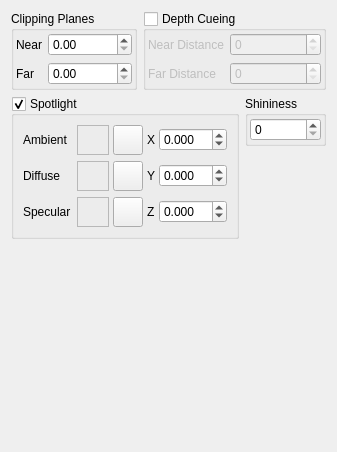
         <widget class="QWidget" name="QualitySubTab">
          <attribute name="title">
           <string>Rendering</string>
          </attribute>
          <layout class="QVBoxLayout" name="verticalLayout_18">
           <item>
            <layout class="QHBoxLayout" name="horizontalLayout_11">
             <item>
              <widget class="QGroupBox" name="ClipPlaneGroup_2">
               <property name="title">
                <string>Clipping Planes</string>
               </property>
               <property name="checkable">
                <bool>false</bool>
               </property>
               <layout class="QHBoxLayout" name="_28">
                <property name="spacing">
                 <number>4</number>
                </property>
                <property name="margin">
                 <number>2</number>
                </property>
                <item>
                 <layout class="QGridLayout" name="_29">
                  <property name="margin">
                   <number>0</number>
                  </property>
                  <property name="spacing">
                   <number>6</number>
                  </property>
                  <item row="0" column="0">
                   <widget class="QLabel" name="label_56">
                    <property name="text">
                     <string>Near</string>
                    </property>
                   </widget>
                  </item>
                  <item row="1" column="0">
                   <widget class="QLabel" name="label_57">
                    <property name="text">
                     <string>Far</string>
                    </property>
                   </widget>
                  </item>
                  <item row="1" column="1">
                   <widget class="QDoubleSpinBox" name="FarClipSpin">
                    <property name="maximum">
                     <double>100000000.000000000000000</double>
                    </property>
                   </widget>
                  </item>
                  <item row="0" column="1">
                   <widget class="QDoubleSpinBox" name="NearClipSpin"/>
                  </item>
                 </layout>
                </item>
               </layout>
              </widget>
             </item>
             <item>
              <widget class="QGroupBox" name="DepthCueGroup">
               <property name="title">
                <string>Depth Cueing</string>
               </property>
               <property name="checkable">
                <bool>true</bool>
               </property>
               <property name="checked">
                <bool>false</bool>
               </property>
               <layout class="QHBoxLayout" name="_26">
                <property name="spacing">
                 <number>4</number>
                </property>
                <property name="margin">
                 <number>2</number>
                </property>
                <item>
                 <layout class="QGridLayout" name="_27">
                  <property name="margin">
                   <number>0</number>
                  </property>
                  <property name="spacing">
                   <number>6</number>
                  </property>
                  <item row="0" column="0">
                   <widget class="QLabel" name="label_54">
                    <property name="sizePolicy">
                     <sizepolicy hsizetype="Minimum" vsizetype="Preferred">
                      <horstretch>0</horstretch>
                      <verstretch>0</verstretch>
                     </sizepolicy>
                    </property>
                    <property name="text">
                     <string>Near Distance</string>
                    </property>
                   </widget>
                  </item>
                  <item row="1" column="0">
                   <widget class="QLabel" name="label_55">
                    <property name="sizePolicy">
                     <sizepolicy hsizetype="Minimum" vsizetype="Preferred">
                      <horstretch>0</horstretch>
                      <verstretch>0</verstretch>
                     </sizepolicy>
                    </property>
                    <property name="text">
                     <string>Far Distance</string>
                    </property>
                   </widget>
                  </item>
                  <item row="0" column="1">
                   <widget class="QSpinBox" name="NearDepthSpin">
                    <property name="sizePolicy">
                     <sizepolicy hsizetype="MinimumExpanding" vsizetype="Fixed">
                      <horstretch>0</horstretch>
                      <verstretch>0</verstretch>
                     </sizepolicy>
                    </property>
                    <property name="maximum">
                     <number>100000000</number>
                    </property>
                   </widget>
                  </item>
                  <item row="1" column="1">
                   <widget class="QSpinBox" name="FarDepthSpin">
                    <property name="sizePolicy">
                     <sizepolicy hsizetype="MinimumExpanding" vsizetype="Fixed">
                      <horstretch>0</horstretch>
                      <verstretch>0</verstretch>
                     </sizepolicy>
                    </property>
                    <property name="maximum">
                     <number>100000000</number>
                    </property>
                   </widget>
                  </item>
                 </layout>
                </item>
               </layout>
              </widget>
             </item>
            </layout>
           </item>
           <item>
            <layout class="QHBoxLayout" name="horizontalLayout_13">
             <item>
              <widget class="QGroupBox" name="SpotlightGroup">
               <property name="title">
                <string>Spotlight</string>
               </property>
               <property name="checkable">
                <bool>true</bool>
               </property>
               <property name="checked">
                <bool>true</bool>
               </property>
               <layout class="QVBoxLayout" name="verticalLayout_15">
                <item>
                 <layout class="QGridLayout" name="gridLayout_6">
                  <item row="0" column="0">
                   <widget class="QLabel" name="label_10">
                    <property name="text">
                     <string>Ambient</string>
                    </property>
                   </widget>
                  </item>
                  <item row="0" column="1">
                   <layout class="QHBoxLayout" name="_8">
                    <property name="spacing">
                     <number>4</number>
                    </property>
                    <property name="margin">
                     <number>0</number>
                    </property>
                    <item>
                     <widget class="TColourFrame" name="SpotlightAmbientColourFrame">
                      <property name="sizePolicy">
                       <sizepolicy hsizetype="Preferred" vsizetype="Minimum">
                        <horstretch>0</horstretch>
                        <verstretch>0</verstretch>
                       </sizepolicy>
                      </property>
                      <property name="minimumSize">
                       <size>
                        <width>32</width>
                        <height>0</height>
                       </size>
                      </property>
                      <property name="frameShape">
                       <enum>QFrame::StyledPanel</enum>
                      </property>
                      <property name="frameShadow">
                       <enum>QFrame::Raised</enum>
                      </property>
                     </widget>
                    </item>
                    <item>
                     <widget class="QPushButton" name="SpotlightAmbientColourButton">
                      <property name="sizePolicy">
                       <sizepolicy hsizetype="Preferred" vsizetype="Preferred">
                        <horstretch>0</horstretch>
                        <verstretch>0</verstretch>
                       </sizepolicy>
                      </property>
                      <property name="minimumSize">
                       <size>
                        <width>30</width>
                        <height>30</height>
                       </size>
                      </property>
                      <property name="maximumSize">
                       <size>
                        <width>30</width>
                        <height>30</height>
                       </size>
                      </property>
                      <property name="text">
                       <string/>
                      </property>
                      <property name="icon">
                       <iconset resource="icons.qrc">
                        <normaloff>:/basic/icons/basic_colour.svg</normaloff>:/basic/icons/basic_colour.svg</iconset>
                      </property>
                      <property name="autoDefault">
                       <bool>false</bool>
                      </property>
                     </widget>
                    </item>
                    <item>
                     <widget class="QLabel" name="label_22">
                      <property name="sizePolicy">
                       <sizepolicy hsizetype="Minimum" vsizetype="Preferred">
                        <horstretch>0</horstretch>
                        <verstretch>0</verstretch>
                       </sizepolicy>
                      </property>
                      <property name="text">
                       <string>X</string>
                      </property>
                     </widget>
                    </item>
                    <item>
                     <widget class="QDoubleSpinBox" name="SpotlightPositionXSpin">
                      <property name="sizePolicy">
                       <sizepolicy hsizetype="Expanding" vsizetype="Fixed">
                        <horstretch>0</horstretch>
                        <verstretch>0</verstretch>
                       </sizepolicy>
                      </property>
                      <property name="decimals">
                       <number>3</number>
                      </property>
                      <property name="minimum">
                       <double>-10.000000000000000</double>
                      </property>
                      <property name="maximum">
                       <double>10.000000000000000</double>
                      </property>
                      <property name="singleStep">
                       <double>0.200000000000000</double>
                      </property>
                     </widget>
                    </item>
                   </layout>
                  </item>
                  <item row="1" column="0">
                   <widget class="QLabel" name="label_11">
                    <property name="text">
                     <string>Diffuse</string>
                    </property>
                   </widget>
                  </item>
                  <item row="1" column="1">
                   <layout class="QHBoxLayout" name="_10">
                    <property name="spacing">
                     <number>4</number>
                    </property>
                    <property name="margin">
                     <number>0</number>
                    </property>
                    <item>
                     <widget class="TColourFrame" name="SpotlightDiffuseColourFrame">
                      <property name="sizePolicy">
                       <sizepolicy hsizetype="Preferred" vsizetype="Minimum">
                        <horstretch>0</horstretch>
                        <verstretch>0</verstretch>
                       </sizepolicy>
                      </property>
                      <property name="minimumSize">
                       <size>
                        <width>32</width>
                        <height>0</height>
                       </size>
                      </property>
                      <property name="frameShape">
                       <enum>QFrame::StyledPanel</enum>
                      </property>
                      <property name="frameShadow">
                       <enum>QFrame::Raised</enum>
                      </property>
                     </widget>
                    </item>
                    <item>
                     <widget class="QPushButton" name="SpotlightDiffuseColourButton">
                      <property name="sizePolicy">
                       <sizepolicy hsizetype="Preferred" vsizetype="Preferred">
                        <horstretch>0</horstretch>
                        <verstretch>0</verstretch>
                       </sizepolicy>
                      </property>
                      <property name="minimumSize">
                       <size>
                        <width>30</width>
                        <height>30</height>
                       </size>
                      </property>
                      <property name="maximumSize">
                       <size>
                        <width>30</width>
                        <height>30</height>
                       </size>
                      </property>
                      <property name="text">
                       <string/>
                      </property>
                      <property name="icon">
                       <iconset resource="icons.qrc">
                        <normaloff>:/basic/icons/basic_colour.svg</normaloff>:/basic/icons/basic_colour.svg</iconset>
                      </property>
                      <property name="autoDefault">
                       <bool>false</bool>
                      </property>
                     </widget>
                    </item>
                    <item>
                     <widget class="QLabel" name="label_21">
                      <property name="sizePolicy">
                       <sizepolicy hsizetype="Minimum" vsizetype="Preferred">
                        <horstretch>0</horstretch>
                        <verstretch>0</verstretch>
                       </sizepolicy>
                      </property>
                      <property name="text">
                       <string>Y</string>
                      </property>
                     </widget>
                    </item>
                    <item>
                     <widget class="QDoubleSpinBox" name="SpotlightPositionYSpin">
                      <property name="sizePolicy">
                       <sizepolicy hsizetype="Expanding" vsizetype="Fixed">
                        <horstretch>0</horstretch>
                        <verstretch>0</verstretch>
                       </sizepolicy>
                      </property>
                      <property name="decimals">
                       <number>3</number>
                      </property>
                      <property name="minimum">
                       <double>-10.000000000000000</double>
                      </property>
                      <property name="maximum">
                       <double>10.000000000000000</double>
                      </property>
                      <property name="singleStep">
                       <double>0.200000000000000</double>
                      </property>
                     </widget>
                    </item>
                   </layout>
                  </item>
                  <item row="2" column="0">
                   <widget class="QLabel" name="label_12">
                    <property name="text">
                     <string>Specular</string>
                    </property>
                   </widget>
                  </item>
                  <item row="2" column="1">
                   <layout class="QHBoxLayout" name="_12">
                    <property name="spacing">
                     <number>4</number>
                    </property>
                    <property name="margin">
                     <number>0</number>
                    </property>
                    <item>
                     <widget class="TColourFrame" name="SpotlightSpecularColourFrame">
                      <property name="sizePolicy">
                       <sizepolicy hsizetype="Preferred" vsizetype="Minimum">
                        <horstretch>0</horstretch>
                        <verstretch>0</verstretch>
                       </sizepolicy>
                      </property>
                      <property name="minimumSize">
                       <size>
                        <width>32</width>
                        <height>0</height>
                       </size>
                      </property>
                      <property name="frameShape">
                       <enum>QFrame::StyledPanel</enum>
                      </property>
                      <property name="frameShadow">
                       <enum>QFrame::Raised</enum>
                      </property>
                     </widget>
                    </item>
                    <item>
                     <widget class="QPushButton" name="SpotlightSpecularColourButton">
                      <property name="sizePolicy">
                       <sizepolicy hsizetype="Preferred" vsizetype="Preferred">
                        <horstretch>0</horstretch>
                        <verstretch>0</verstretch>
                       </sizepolicy>
                      </property>
                      <property name="minimumSize">
                       <size>
                        <width>30</width>
                        <height>30</height>
                       </size>
                      </property>
                      <property name="maximumSize">
                       <size>
                        <width>30</width>
                        <height>30</height>
                       </size>
                      </property>
                      <property name="text">
                       <string/>
                      </property>
                      <property name="icon">
                       <iconset resource="icons.qrc">
                        <normaloff>:/basic/icons/basic_colour.svg</normaloff>:/basic/icons/basic_colour.svg</iconset>
                      </property>
                      <property name="autoDefault">
                       <bool>false</bool>
                      </property>
                     </widget>
                    </item>
                    <item>
                     <widget class="QLabel" name="label_20">
                      <property name="sizePolicy">
                       <sizepolicy hsizetype="Minimum" vsizetype="Preferred">
                        <horstretch>0</horstretch>
                        <verstretch>0</verstretch>
                       </sizepolicy>
                      </property>
                      <property name="text">
                       <string>Z</string>
                      </property>
                     </widget>
                    </item>
                    <item>
                     <widget class="QDoubleSpinBox" name="SpotlightPositionZSpin">
                      <property name="sizePolicy">
                       <sizepolicy hsizetype="Expanding" vsizetype="Fixed">
                        <horstretch>0</horstretch>
                        <verstretch>0</verstretch>
                       </sizepolicy>
                      </property>
                      <property name="decimals">
                       <number>3</number>
                      </property>
                      <property name="minimum">
                       <double>-10.000000000000000</double>
                      </property>
                      <property name="maximum">
                       <double>10.000000000000000</double>
                      </property>
                      <property name="singleStep">
                       <double>0.200000000000000</double>
                      </property>
                     </widget>
                    </item>
                   </layout>
                  </item>
                 </layout>
                </item>
               </layout>
              </widget>
             </item>
             <item>
              <layout class="QVBoxLayout" name="verticalLayout_16">
               <item>
                <widget class="QGroupBox" name="ObjectShininessGroup">
                 <property name="title">
                  <string>Shininess</string>
                 </property>
                 <layout class="QHBoxLayout" name="_17">
                  <property name="spacing">
                   <number>4</number>
                  </property>
                  <property name="margin">
                   <number>2</number>
                  </property>
                  <item>
                   <widget class="QSpinBox" name="ShininessSpin">
                    <property name="maximum">
                     <number>127</number>
                    </property>
                   </widget>
                  </item>
                 </layout>
                </widget>
               </item>
               <item>
                <spacer name="verticalSpacer_3">
                 <property name="orientation">
                  <enum>Qt::Vertical</enum>
                 </property>
                 <property name="sizeHint" stdset="0">
                  <size>
                   <width>20</width>
                   <height>40</height>
                  </size>
                 </property>
                </spacer>
               </item>
              </layout>
             </item>
            </layout>
           </item>
           <item>
            <spacer name="verticalSpacer_4">
             <property name="orientation">
              <enum>Qt::Vertical</enum>
             </property>
             <property name="sizeHint" stdset="0">
              <size>
               <width>20</width>
               <height>202</height>
              </size>
             </property>
            </spacer>
           </item>
          </layout>
         </widget>
